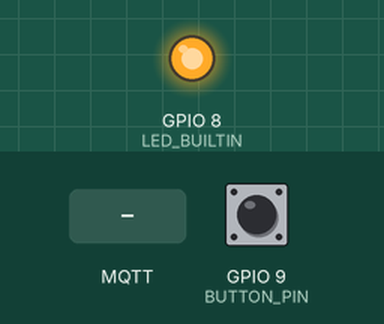
Simulated run of this sketch. Board: ESP32-C6. Shown: output pins drawn as LEDs (lit = HIGH). Inputs (shaded band) come from the test bench; at power-on: GPIO 9 (BUTTON_PIN) HIGH. WiFi joins after 1.5 s; servers stay silent unless stated; no MQTT or app messages arrive unless stated; what the sketch prints to the serial monitor is not drawn.

Above: at 2.7 s.
2.8 s: MQTT message "armed" arrives on the first subscribed topic
At 4.0 s:
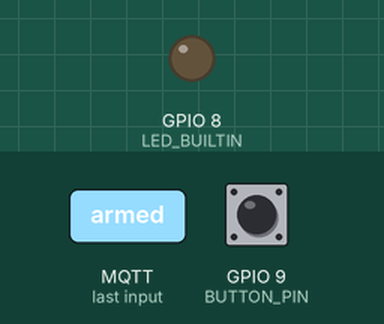
6.1 s: MQTT message "1" arrives on the first subscribed topic
At 6.9 s:
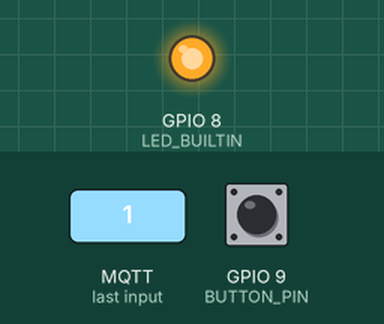
Timing chart, 0 to 9.1 s (numbered marks = the images above; inputs shaded):
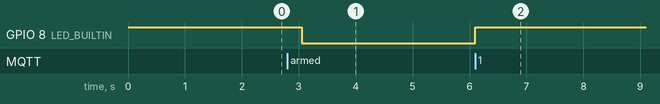

Measured:
- after the input at 2.8 s, GPIO 8 (LED_BUILTIN): HIGH → LOW after 0.25 s
- after the input at 6.1 s, GPIO 8 (LED_BUILTIN): LOW → HIGH at once

The sketch:

mqtt_classroom.ino
```cpp
// XIAO ESP32C6용 4인 MQTT 퀴즈 버저입니다.
// 필요한 라이브러리: Nick O'Leary의 PubSubClient

#include <WiFi.h>
#include <PubSubClient.h>
#include "arduino_secrets.h"

#define BUTTON_PIN 9
#define LED_ON LOW
#define LED_OFF HIGH

const unsigned long RECONNECT_MS = 3000;
const unsigned long DEBOUNCE_MS = 200;
const char *GAME_STATE_TOPIC = "classroom/game/state";
const char *GAME_BUZZ_TOPIC = "classroom/game/buzz";

WiFiClient net;
PubSubClient mqtt(net);

String deviceId;
String topicLedState;
String topicStatus;
bool ledOn = false;
bool armed = false;
bool lastButton = HIGH;

void setLed(bool on) {
  ledOn = on;
  digitalWrite(LED_BUILTIN, on ? LED_ON : LED_OFF);
  if (mqtt.connected()) mqtt.publish(topicLedState.c_str(), on ? "on" : "off", true);
}

void onMessage(char *topic, byte *payload, unsigned int length) {
  String body;
  for (unsigned int i = 0; i < length; i++) body += (char)payload[i];
  body.trim();

  if (strcmp(topic, GAME_STATE_TOPIC) == 0) {
    if (body == "armed") {
      armed = true;
      setLed(true);
    } else {
      armed = false;
      setLed(false);
    }
  }
}

String makeDeviceId() {
  String name = DEVICE_NAME;
  if (name.length()) return name;

  uint8_t mac[6];
  WiFi.macAddress(mac);
  char id[16];
  snprintf(id, sizeof(id), "c6-%02x%02x%02x", mac[3], mac[4], mac[5]);
  return String(id);
}

bool connectMqtt() {
  Serial.print("MQTT 브로커 " MQTT_HOST "에 연결 중... ");
  bool connected = mqtt.connect(deviceId.c_str(), nullptr, nullptr,
                                topicStatus.c_str(), 0, true, "offline");
  if (!connected) {
    Serial.printf("실패, rc=%d\n", mqtt.state());
    return false;
  }

  Serial.println("연결됨");
  mqtt.publish(topicStatus.c_str(), "online", true);
  mqtt.publish(topicLedState.c_str(), ledOn ? "on" : "off", true);
  mqtt.subscribe(GAME_STATE_TOPIC);
  return true;
}

void setup() {
  Serial.begin(115200);
  pinMode(LED_BUILTIN, OUTPUT);
  pinMode(BUTTON_PIN, INPUT_PULLUP);
  digitalWrite(LED_BUILTIN, LED_OFF);
  lastButton = digitalRead(BUTTON_PIN);

  WiFi.mode(WIFI_STA);
  WiFi.setSleep(false);
  WiFi.begin(WIFI_SSID, WIFI_PASS);

  Serial.print("Wi-Fi " WIFI_SSID " 연결 중");
  while (WiFi.status() != WL_CONNECTED) {
    delay(500);
    Serial.print(".");
  }
  Serial.println(" " + WiFi.localIP().toString());

  deviceId = makeDeviceId();
  topicLedState = "classroom/" + deviceId + "/led/state";
  topicStatus = "classroom/" + deviceId + "/status";
  Serial.println("장치 이름: " + deviceId);

  mqtt.setServer(MQTT_HOST, MQTT_PORT);
  mqtt.setCallback(onMessage);
}

void loop() {
  static unsigned long lastTry = 0;
  static unsigned long lastPress = 0;

  if (!mqtt.connected()) {
    if (millis() - lastTry >= RECONNECT_MS) {
      lastTry = millis();
      connectMqtt();
    }
    return;
  }
  mqtt.loop();

  bool button = digitalRead(BUTTON_PIN);
  if (armed && lastButton == HIGH && button == LOW &&
      millis() - lastPress >= DEBOUNCE_MS) {
    lastPress = millis();
    armed = false;
    mqtt.publish(GAME_BUZZ_TOPIC, deviceId.c_str());
    Serial.println("버저 입력: " + deviceId);
  }
  lastButton = button;
}
```

arduino_secrets.example.h
```cpp
#pragma once

// 이 파일을 arduino_secrets.h로 복사한 뒤 실제 환경 값을 입력하세요.
// 완성된 arduino_secrets.h는 절대 Git에 커밋하지 마세요.
#define WIFI_SSID "YOUR_WIFI_SSID"
#define WIFI_PASS "YOUR_WIFI_PASSWORD"

// 브로커: 교실 내부망에서 진행자 역할을 하는 노트북입니다.
#define MQTT_HOST "192.168.0.56"
#define MQTT_PORT 1883

// 보드마다 달라야 합니다. 예: yohan, minsu, jisu, seongho
#define DEVICE_NAME "yohan"
```
